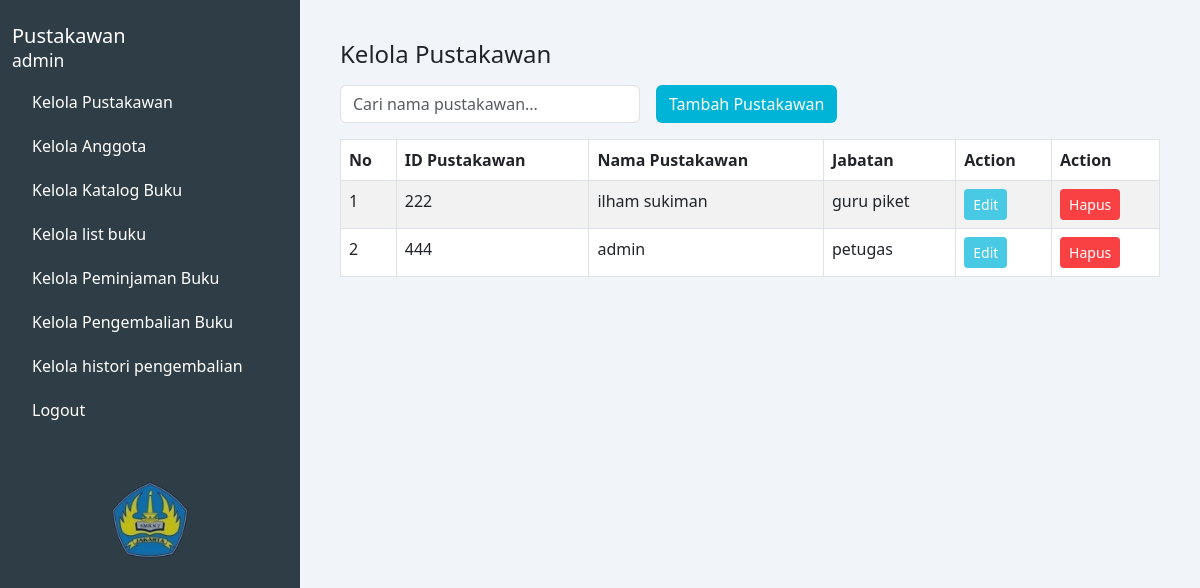
/kelola_pustakawan.php, run on an earlier commit of the app's database.
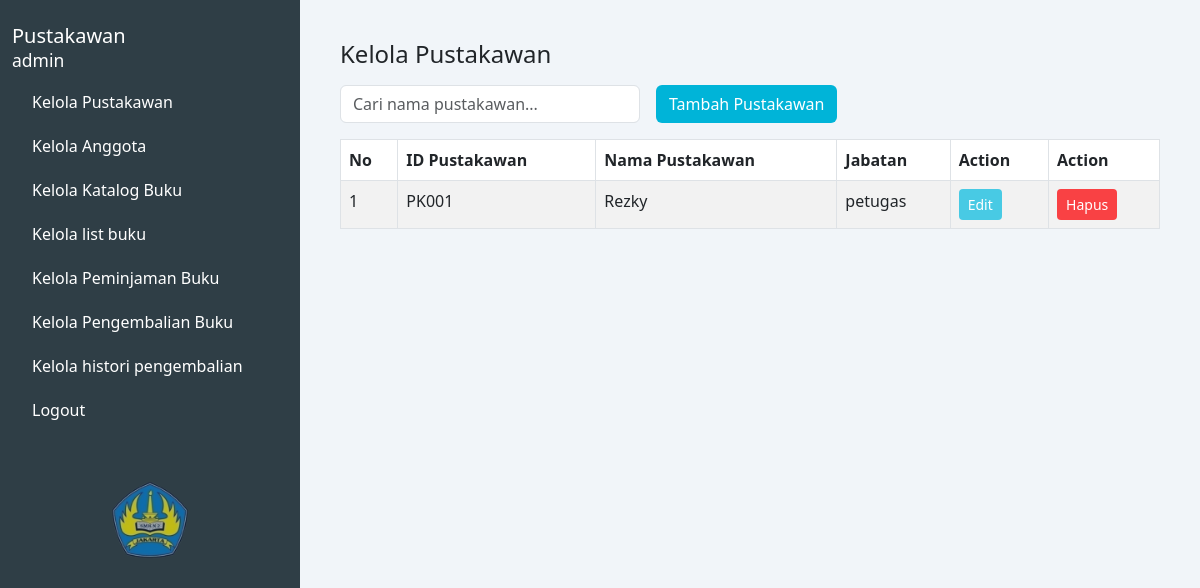
And on a later commit of the database.
### tables this page shows
CREATE TABLE `data_pustakawan` (
  `id_pustakawan` varchar(11) NOT NULL,
  `nama_pustakawan` varchar(255) DEFAULT NULL,
  `jabatan` varchar(100) DEFAULT NULL
);

### kelola_pustakawan.php (the view, shortened to what this page needs)
<?php
$koneksi = mysqli_connect("localhost", "root", "", "perpustakaan");
$query_select_pustakawan = "SELECT * FROM data_pustakawan";
?>
<!DOCTYPE html>
<html lang="en">
<head>
    <link href="https://cdn.jsdelivr.net/npm/bootstrap@5.3.0/dist/css/bootstrap.min.css" rel="stylesheet" />
</head>
<body>
<div class="container-fluid">
    <div class="row">
        <nav class="col-md-3 d-none d-md-block sidebar min-vh-100 position-relative">
            <h5 class="pt-4">Pustakawan<br /><small>admin</small></h5>
            <a href="kelola_pustakawan.php">Kelola Pustakawan</a>
            <a href="kelola_anggota.php">Kelola Anggota</a>
            <a href="kelola_katalog.php">Kelola Katalog Buku</a>
            <a href="kelola_list_buku.php">Kelola list buku</a>
            <a href="kelola_peminjaman.php">Kelola Peminjaman Buku</a>
            <a href="kelola_pengembalian.php">Kelola Pengembalian Buku</a>
            <a href="kelola_histori.php">Kelola histori pengembalian</a>
            <a href="logout.php" data-bs-toggle="modal" data-bs-target="#logoutModal">Logout</a>
            <div class="image-box text-center mt-5">
                <img src="assets/logo_sekolah.png" alt="icon" />
            </div>
        </nav>
        <main class="col-md-9 col-12 main-content">
            <h4>Kelola Pustakawan</h4>
            <div class="d-flex flex-wrap gap-2 align-items-center mb-3 mt-3">
                <input type="text" id="searchInput" class="form-control form-control-md me-2" placeholder="Cari nama pustakawan..." style="max-width: 300px;" oninput="filterTable()" />
                <button class="btn btn-tambah btn-md" data-bs-toggle="modal" data-bs-target="#tambahPustakawanModal">Tambah Pustakawan</button>
            </div>
            <div class="table-responsive">
                <table class="table table-bordered table-striped" id="pustakawanTable">
                    <thead>
                        <tr>
                            <th>No</th>
                            <th>ID Pustakawan</th>
                            <th>Nama Pustakawan</th>
                            <th>Jabatan</th>
                            <th>Action</th>
                            <th>Action</th>
                        </tr>
                    </thead>
                    <tbody>
                        <?php
                        $no = 1;
                        $result = mysqli_query($koneksi, $query_select_pustakawan);
                        if (mysqli_num_rows($result) > 0) {
                            while ($row = mysqli_fetch_assoc($result)) {
                                echo "<tr>";
                                echo "<td>" . $no++ . "</td>";
                                echo "<td>" . htmlspecialchars($row['id_pustakawan']) . "</td>";
                                echo "<td>" . htmlspecialchars($row['nama_pustakawan']) . "</td>";
                                echo "<td>" . htmlspecialchars($row['jabatan']) . "</td>";
                                echo '<td>
                                            <button class="btn btn-sm btn-edit" data-bs-toggle="modal" data-bs-target="#editPustakawanModal" data-id="' . htmlspecialchars($row['id_pustakawan']) . '" data-nama="' . htmlspecialchars($row['nama_pustakawan']) . '" data-jabatan="' . htmlspecialchars($row['jabatan']) . '">Edit</button>
                                        </td>';
                                echo '<td>
                                            <button class="btn btn-sm btn-delete" data-bs-toggle="modal" data-bs-target="#hapusPustakawanModal" data-id="' . htmlspecialchars($row['id_pustakawan']) . '">Hapus</button>
                                        </td>';
                                echo "</tr>";
                            }
                        } else {
                            echo "<tr><td colspan='6' class='text-center'>Tidak ada data pustakawan.</td></tr>";
                        }
                        ?>
                    </tbody>
                </table>
            </div>
        </main>
    </div>
</div>
</body>
</html>

What changed in the data, as far as the page shows it:
removed data_pustakawan: id_pustakawan "222", nama_pustakawan "ilham sukiman", jabatan "guru piket"
removed data_pustakawan: id_pustakawan "444", nama_pustakawan "admin", jabatan "petugas"
added data_pustakawan: id_pustakawan "PK001", nama_pustakawan "Rezky", jabatan "petugas"
